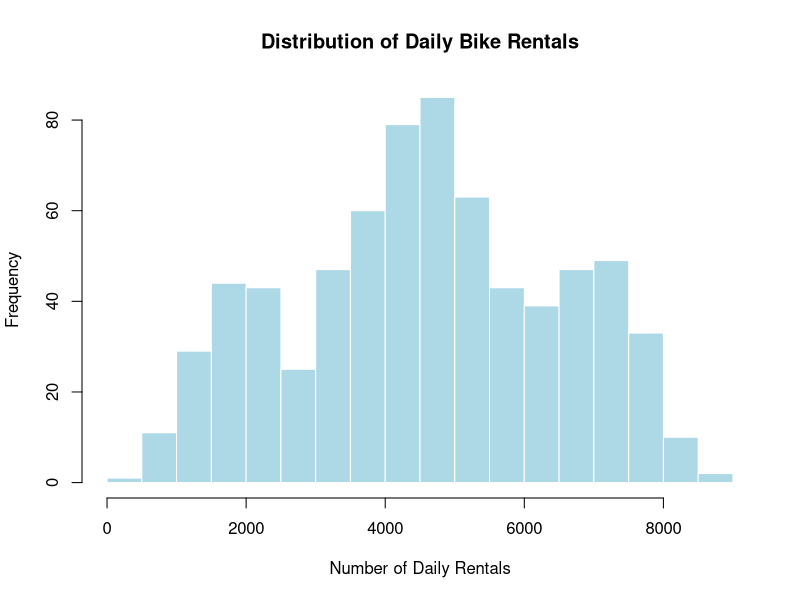
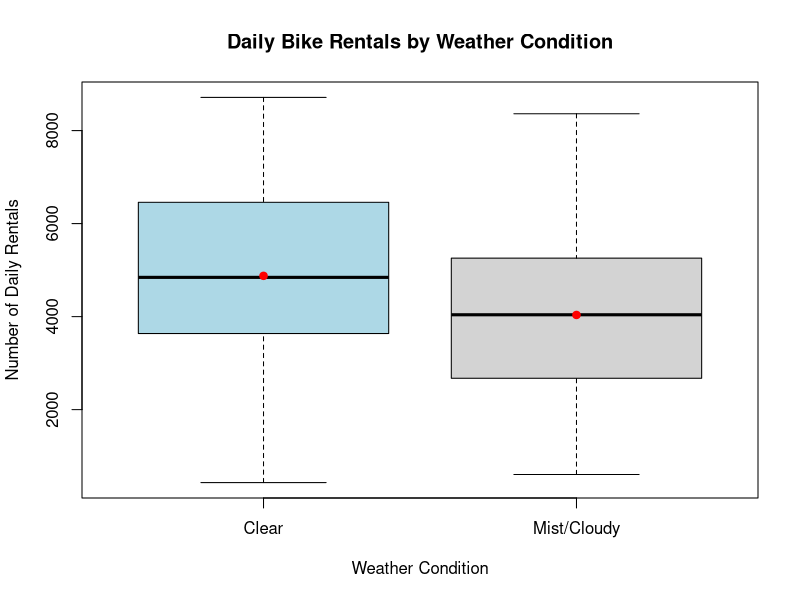
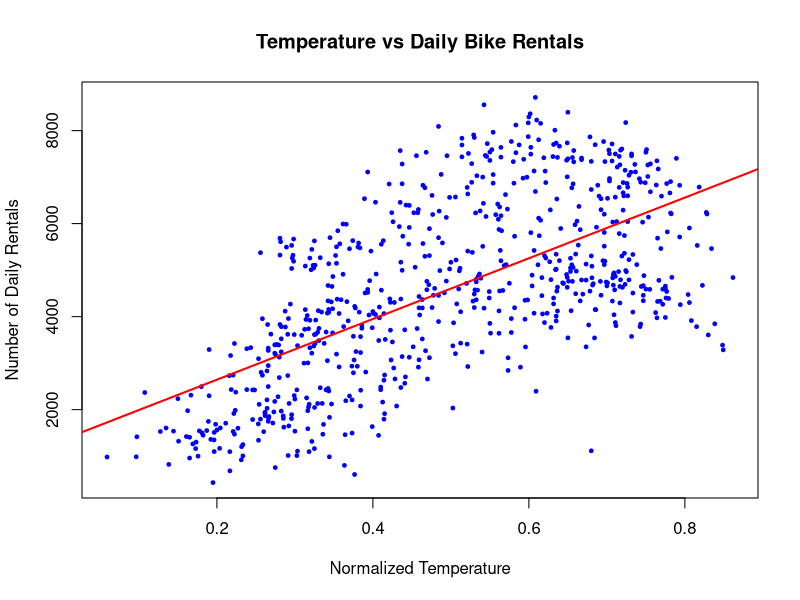
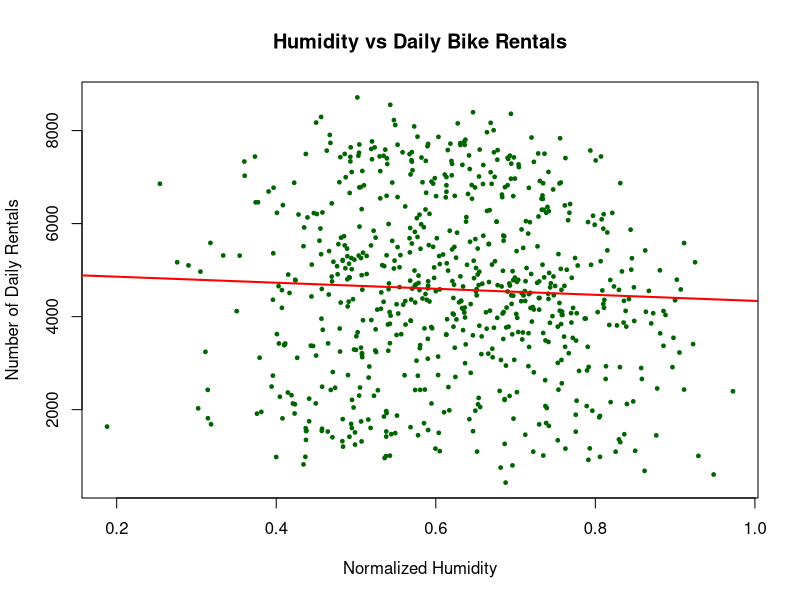

Source code (R) for these figures, in order:

#---------- MATH 167R Group 8 - Data Visualizations Script ----------#
#***Note that when running I have to set my current working directory to the main folder
#**Click Session -> Set Working Directory -> Choose the main folder holding the files

#---------- Dataset ----------#

bike <- read.csv("data/cleaned_day.csv")

#convert weather conditions into a factor
bike$weathersit <- factor(bike$weathersit, levels = c("Clear", "Mist/Cloudy"))

head(bike)
str(bike)
table(bike$weathersit)


#---------- Graph 1: Histogram ----------#

#Distribution of daily bike rentals
hist(bike$cnt, main = "Distribution of Daily Bike Rentals", xlab = "Number of Daily Rentals", ylab = "Frequency", col = "lightblue", border = "white", breaks = 20)


#---------- Graph 2: Boxplot by Weather Condition ----------#

#Compare daily rentals between clear and misty/cloudy days
boxplot(cnt ~ weathersit, data = bike, main = "Daily Bike Rentals by Weather Condition", xlab = "Weather Condition", ylab = "Number of Daily Rentals", col = c("lightblue", "lightgray"))

#Average rentals for each weather group
mean_rentals <- tapply(bike$cnt, bike$weathersit, mean)

#Red points on boxplots represents the group means
points(1:2, mean_rentals, col = "red", pch = 19)


#---------- Graph 3: Temperature vs Daily Rentals ----------#

#Relationship between temperature and rentals
plot(bike$temp, bike$cnt, main = "Temperature vs Daily Bike Rentals", xlab = "Normalized Temperature", ylab = "Number of Daily Rentals", col = "blue", pch = 19, cex = 0.5)

#Add a linear regression trend line
abline(lm(cnt ~ temp, data = bike), col = "red", lwd = 2)


#---------- Graph 4: Humidity vs Daily Rentals ----------#

#Relationship between humidity and rentals
plot(bike$hum, bike$cnt, main = "Humidity vs Daily Bike Rentals", xlab = "Normalized Humidity", ylab = "Number of Daily Rentals", col = "darkgreen", pch = 19, cex = 0.5)
#linear regression trend line
abline(lm(cnt ~ hum, data = bike), col = "red", lwd = 2)
